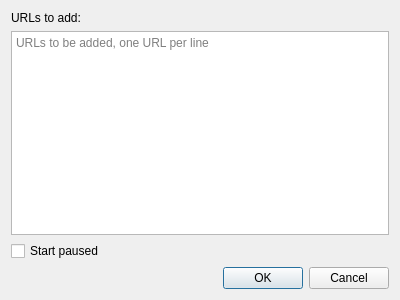
<?xml version="1.0" encoding="UTF-8"?>
<ui version="4.0">
 <class>AddURLsDialog</class>
 <widget class="QDialog" name="AddURLsDialog">
  <property name="windowModality">
   <enum>Qt::ApplicationModal</enum>
  </property>
  <property name="geometry">
   <rect>
    <x>0</x>
    <y>0</y>
    <width>400</width>
    <height>300</height>
   </rect>
  </property>
  <property name="windowTitle">
   <string>Download URLs</string>
  </property>
  <layout class="QVBoxLayout" name="verticalLayout">
   <item>
    <widget class="QLabel" name="label">
     <property name="text">
      <string>URLs to add:</string>
     </property>
    </widget>
   </item>
   <item>
    <widget class="QPlainTextEdit" name="urlTextEdit">
     <property name="placeholderText">
      <string>URLs to be added, one URL per line</string>
     </property>
    </widget>
   </item>
   <item>
    <widget class="QCheckBox" name="startPausedCheckBox">
     <property name="text">
      <string>Start paused</string>
     </property>
    </widget>
   </item>
   <item>
    <widget class="QDialogButtonBox" name="buttonBox">
     <property name="orientation">
      <enum>Qt::Horizontal</enum>
     </property>
     <property name="standardButtons">
      <set>QDialogButtonBox::Cancel|QDialogButtonBox::Ok</set>
     </property>
    </widget>
   </item>
  </layout>
 </widget>
 <resources/>
 <connections>
  <connection>
   <sender>buttonBox</sender>
   <signal>accepted()</signal>
   <receiver>AddURLsDialog</receiver>
   <slot>accept()</slot>
   <hints>
    <hint type="sourcelabel">
     <x>248</x>
     <y>254</y>
    </hint>
    <hint type="destinationlabel">
     <x>157</x>
     <y>274</y>
    </hint>
   </hints>
  </connection>
  <connection>
   <sender>buttonBox</sender>
   <signal>rejected()</signal>
   <receiver>AddURLsDialog</receiver>
   <slot>reject()</slot>
   <hints>
    <hint type="sourcelabel">
     <x>316</x>
     <y>260</y>
    </hint>
    <hint type="destinationlabel">
     <x>286</x>
     <y>274</y>
    </hint>
   </hints>
  </connection>
 </connections>
</ui>
